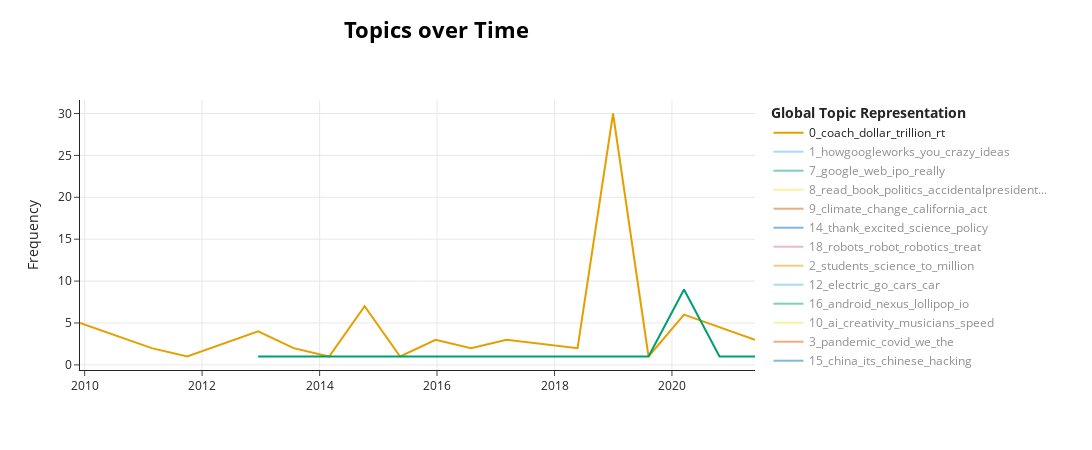

The notebook cell this image was saved under:
### Code cell
topic_model.visualize_topics_over_time(topics_over_time, top_n_topics=20)

### Figure 1 — Plotly figure (JSON) as saved in the notebook; plotly's stock layout.template omitted (floating-point values rounded to 4 significant figures)
{"data": [{"hoverinfo": "text", "hovertext": ["<b>Topic 0</b><br>Words: fareed, youtube, watch, zakaria, pelley", "<b>Topic 0</b><br>Words: hq, theaters, fan, fey, atgoogletalks", "<b>Topic 0</b><br>Words: barcelona, five, billion, talk, me", "<b>Topic 0</b><br>Words: pm, msnbc, tune, evening, newdigitalage", "<b>Topic 0</b><br>Words: popular, youtubers, invited, boot, funny", "<b>Topic 0</b><br>Words: artpop, ride, lookie, ball, vegas", "<b>Topic 0</b><br>Words: rt, exclamation, coach, next, every", "<b>Topic 0</b><br>Words: gracias, sneak, peek, inaugural, event", "<b>Topic 0</b><br>Words: gmt, mar, kst, livestream, pt", "<b>Topic 0</b><br>Words: underway, recap, gone, deepmind, took", "<b>Topic 0</b><br>Words: missions, megamovie, historical, voyager, laughter", "<b>Topic 0</b><br>Words: jeopardy, legend, april, eagle, written", "<b>Topic 0</b><br>Words: coach, dollar, trillion, trilliondollarcoach, bill", "<b>Topic 0</b><br>Words: rt, coach, dollar, trillion, trilliondollarcoach", "<b>Topic 0</b><br>Words: podcast, general, guest, reimagine, secretary", "<b>Topic 0</b><br>Words: campbell, bill, dollar, trillion, coach"], "marker": {"color": "#E69F00"}, "mode": "lines", "name": "0_coach_dollar_trillion_rt", "type": "scatter", "visible": true, "x": ["2009-12-02T19:29:09.968000+00:00", "2011-02-21T14:58:41.200000+00:00", "2011-09-30T07:45:22.800000+00:00", "2012-12-14T17:18:46+00:00", "2013-07-23T10:05:27.600000+00:00", "2014-03-01T02:52:09.200000+00:00", "2014-10-07T19:38:50.800000+00:00", "2015-05-16T12:25:32.400000+00:00", "2015-12-23T05:12:14+00:00", "2016-07-30T21:58:55.600000+00:00", "2017-03-08T14:45:37.200000+00:00", "2018-05-24T00:19:00.400000+00:00", "2018-12-30T17:05:42+00:00", "2019-08-08T09:52:23.600000+00:00", "2020-03-16T02:39:05.200000+00:00", "2021-05-31T12:12:28.400000+00:00"], "y": [5, 2, 1, 4, 2, 1, 7, 1, 3, 2, 3, 2, 30, 1, 6, 3]}, {"hoverinfo": "text", "hovertext": ["<b>Topic 1</b><br>Words: polishing, golden, triangle, technology, rt", "<b>Topic 1</b><br>Words: website, talks, solve, for, the", "<b>Topic 1</b><br>Words: howgoogleworks, you, rt, some, when", "<b>Topic 1</b><br>Words: howgoogleworks, crazy, you, your, ideas", "<b>Topic 1</b><br>Words: awesome, name, alphabet, think, is", "<b>Topic 1</b><br>Words: expression, series, seen, check, free", "<b>Topic 1</b><br>Words: picking, marbles, urn, parametic, hamburg", "<b>Topic 1</b><br>Words: howgoogleworks, chapter, independent, explains, alphabet", "<b>Topic 1</b><br>Words: lot, look, take, fun, one", "<b>Topic 1</b><br>Words: instead, independently, iterate, ideas, generate"], "marker": {"color": "#56B4E9"}, "mode": "lines", "name": "1_howgoogleworks_you_crazy_ideas", "type": "scatter", "visible": "legendonly", "x": ["2009-12-02T19:29:09.968000+00:00", "2011-09-30T07:45:22.800000+00:00", "2014-03-01T02:52:09.200000+00:00", "2014-10-07T19:38:50.800000+00:00", "2015-05-16T12:25:32.400000+00:00", "2015-12-23T05:12:14+00:00", "2016-07-30T21:58:55.600000+00:00", "2017-03-08T14:45:37.200000+00:00", "2020-03-16T02:39:05.200000+00:00", "2020-10-22T19:25:46.800000+00:00"], "y": [1, 1, 21, 20, 1, 1, 2, 8, 1, 1]}, {"hoverinfo": "text", "hovertext": ["<b>Topic 7</b><br>Words: google, search, really, tweets, integrate", "<b>Topic 7</b><br>Words: searched, director, google, zeitgeist, launch", "<b>Topic 7</b><br>Words: google, no, mena, charges, pipa", "<b>Topic 7</b><br>Words: google, run, government, called, user", "<b>Topic 7</b><br>Words: web, enabler, thai, ultimate, indexed", "<b>Topic 7</b><br>Words: create, googleforwork, explanation, wanted, single", "<b>Topic 7</b><br>Words: google, wrong, perks, knew, berlin", "<b>Topic 7</b><br>Words: pledging, actonclimate, why, google, here", "<b>Topic 7</b><br>Words: jigsawteam, expands, jigsaw, serve, become", "<b>Topic 7</b><br>Words: rose, soooo, charlie, predictions, view", "<b>Topic 7</b><br>Words: snap, ipo, model, each, since", "<b>Topic 7</b><br>Words: perfected, smug, assured, writes, minded"], "marker": {"color": "#009E73"}, "mode": "lines", "name": "7_google_web_ipo_really", "type": "scatter", "visible": "legendonly", "x": ["2009-12-02T19:29:09.968000+00:00", "2010-07-15T22:11:59.600000+00:00", "2011-09-30T07:45:22.800000+00:00", "2012-12-14T17:18:46+00:00", "2013-07-23T10:05:27.600000+00:00", "2014-03-01T02:52:09.200000+00:00", "2014-10-07T19:38:50.800000+00:00", "2015-05-16T12:25:32.400000+00:00", "2015-12-23T05:12:14+00:00", "2016-07-30T21:58:55.600000+00:00", "2017-03-08T14:45:37.200000+00:00", "2018-12-30T17:05:42+00:00"], "y": [4, 2, 3, 5, 1, 2, 4, 1, 1, 1, 2, 1]}, {"hoverinfo": "text", "hovertext": ["<b>Topic 8</b><br>Words: provocative, review, piece, another, national", "<b>Topic 8</b><br>Words: journal, wall, excerpting, annual, street", "<b>Topic 8</b><br>Words: drafts, handwriting, gettysburg, lincoln, exhibit", "<b>Topic 8</b><br>Words: dream, resonates, birth, replies, colin", "<b>Topic 8</b><br>Words: read, jane, isaac, asimov, boxed", "<b>Topic 8</b><br>Words: optimism, unity, peres, autobiography, blurb", "<b>Topic 8</b><br>Words: accidentalpresidents, book, his, politics, friend", "<b>Topic 8</b><br>Words: history, assassinations, conspiracies, unbelievable, accidentalpresidents", "<b>Topic 8</b><br>Words: read, book, must, politics, knowledgeable"], "marker": {"color": "#F0E442"}, "mode": "lines", "name": "8_read_book_politics_accidentalpresident...", "type": "scatter", "visible": "legendonly", "x": ["2009-12-02T19:29:09.968000+00:00", "2012-12-14T17:18:46+00:00", "2013-07-23T10:05:27.600000+00:00", "2014-10-07T19:38:50.800000+00:00", "2016-07-30T21:58:55.600000+00:00", "2017-03-08T14:45:37.200000+00:00", "2018-12-30T17:05:42+00:00", "2019-08-08T09:52:23.600000+00:00", "2020-03-16T02:39:05.200000+00:00"], "y": [1, 2, 1, 3, 4, 1, 4, 2, 4]}, {"hoverinfo": "text", "hovertext": ["<b>Topic 9</b><br>Words: risky, gulf, bad, disaster, managing", "<b>Topic 9</b><br>Words: destruction, possibility, serious, oceans, provide", "<b>Topic 9</b><br>Words: takes, avert, acting, house, climate", "<b>Topic 9</b><br>Words: climate, southern, cold, polar, scripps", "<b>Topic 9</b><br>Words: potentially, abrupt, unpredictable, irreversible, climate", "<b>Topic 9</b><br>Words: california, leading, climate, place, change", "<b>Topic 9</b><br>Words: climate, change, assessment, cop, agreement", "<b>Topic 9</b><br>Words: architects, flood, designing, proof, buildings", "<b>Topic 9</b><br>Words: climate, change, shot, misunderstand, act", "<b>Topic 9</b><br>Words: swim, oceans, rising, faster, fix", "<b>Topic 9</b><br>Words: climate, change, saves, act, now", "<b>Topic 9</b><br>Words: evidence, climate, change, harming, ocean"], "marker": {"color": "#D55E00"}, "mode": "lines", "name": "9_climate_change_california_act", "type": "scatter", "visible": "legendonly", "x": ["2009-12-02T19:29:09.968000+00:00", "2011-09-30T07:45:22.800000+00:00", "2012-12-14T17:18:46+00:00", "2013-07-23T10:05:27.600000+00:00", "2014-03-01T02:52:09.200000+00:00", "2014-10-07T19:38:50.800000+00:00", "2015-05-16T12:25:32.400000+00:00", "2016-07-30T21:58:55.600000+00:00", "2017-03-08T14:45:37.200000+00:00", "2017-10-15T07:32:18.800000+00:00", "2018-05-24T00:19:00.400000+00:00", "2018-12-30T17:05:42+00:00"], "y": [1, 1, 1, 2, 1, 1, 2, 1, 2, 1, 4, 3]}, {"hoverinfo": "text", "hovertext": ["<b>Topic 14</b><br>Words: academies, pcast, committee, presidents, national", "<b>Topic 14</b><br>Words: zurich, monday, munich, stepping, tues", "<b>Topic 14</b><br>Words: sundar, brilliance, ceo, vision, he", "<b>Topic 14</b><br>Words: mentor, deepest, instrumental, condolences, sad", "<b>Topic 14</b><br>Words: office, pharmacy, direct, doctor, family", "<b>Topic 14</b><br>Words: gen, fellows, scientific, advance, announce", "<b>Topic 14</b><br>Words: seven, achievements, philanthropy, dive, demis", "<b>Topic 14</b><br>Words: thank, policy, you, time, technology", "<b>Topic 14</b><br>Words: everything, your, intensity, friendship, brilliance", "<b>Topic 14</b><br>Words: cabinet, elevated, presidential, science, position"], "marker": {"color": "#0072B2"}, "mode": "lines", "name": "14_thank_excited_science_policy", "type": "scatter", "visible": "legendonly", "x": ["2009-12-02T19:29:09.968000+00:00", "2010-07-15T22:11:59.600000+00:00", "2015-05-16T12:25:32.400000+00:00", "2015-12-23T05:12:14+00:00", "2016-07-30T21:58:55.600000+00:00", "2017-03-08T14:45:37.200000+00:00", "2017-10-15T07:32:18.800000+00:00", "2018-12-30T17:05:42+00:00", "2019-08-08T09:52:23.600000+00:00", "2020-10-22T19:25:46.800000+00:00"], "y": [1, 1, 1, 1, 2, 1, 2, 4, 1, 1]}, {"hoverinfo": "text", "hovertext": ["<b>Topic 18</b><br>Words: motivation, absolutely, whiteboard, explained, youtube", "<b>Topic 18</b><br>Words: penn, demand, print, aims, robots", "<b>Topic 18</b><br>Words: soft, electronics, robot, completely, parts", "<b>Topic 18</b><br>Words: robots, robotics, robot, challenge, treat", "<b>Topic 18</b><br>Words: robot, scissors, weighs, rice, rock", "<b>Topic 18</b><br>Words: fear, robots, piece, mit, don", "<b>Topic 18</b><br>Words: robotic, surgery, dramatically, robotics, treat"], "marker": {"color": "#CC79A7"}, "mode": "lines", "name": "18_robots_robot_robotics_treat", "type": "scatter", "visible": "legendonly", "x": ["2009-12-02T19:29:09.968000+00:00", "2011-09-30T07:45:22.800000+00:00", "2016-07-30T21:58:55.600000+00:00", "2017-03-08T14:45:37.200000+00:00", "2017-10-15T07:32:18.800000+00:00", "2020-10-22T19:25:46.800000+00:00", "2021-05-31T12:12:28.400000+00:00"], "y": [1, 1, 1, 6, 2, 1, 1]}, {"hoverinfo": "text", "hovertext": ["<b>Topic 2</b><br>Words: fun, demos, mostly, process, place", "<b>Topic 2</b><br>Words: assessed, studied, course, completely, launches", "<b>Topic 2</b><br>Words: japan, science, tokyo, mini, curriculum", "<b>Topic 2</b><br>Words: non, shout, effort, madewithcode, amazed", "<b>Topic 2</b><br>Words: equipping, nygovcuomo, classrooms, revolution, speaking", "<b>Topic 2</b><br>Words: students, kids, million, prizes, science", "<b>Topic 2</b><br>Words: open, courses, bertelsmann, libraries, openness", "<b>Topic 2</b><br>Words: mit, underrepresented, udacity, innovator, hidden", "<b>Topic 2</b><br>Words: support, collaboratives, harnessing, uc, berkeley", "<b>Topic 2</b><br>Words: science, computer, life, join, reconstruction", "<b>Topic 2</b><br>Words: students, scholarships, prizes, up, million", "<b>Topic 2</b><br>Words: learn, science, to, data, classes", "<b>Topic 2</b><br>Words: tools, prize, engineering, competition, learning"], "marker": {"color": "#E69F00"}, "mode": "lines", "name": "2_students_science_to_million", "type": "scatter", "visible": "legendonly", "x": ["2010-07-15T22:11:59.600000+00:00", "2011-09-30T07:45:22.800000+00:00", "2013-07-23T10:05:27.600000+00:00", "2014-03-01T02:52:09.200000+00:00", "2014-10-07T19:38:50.800000+00:00", "2016-07-30T21:58:55.600000+00:00", "2017-03-08T14:45:37.200000+00:00", "2017-10-15T07:32:18.800000+00:00", "2018-05-24T00:19:00.400000+00:00", "2018-12-30T17:05:42+00:00", "2020-03-16T02:39:05.200000+00:00", "2020-10-22T19:25:46.800000+00:00", "2021-05-31T12:12:28.400000+00:00"], "y": [1, 1, 3, 2, 2, 7, 4, 3, 2, 4, 11, 4, 2]}, {"hoverinfo": "text", "hovertext": ["<b>Topic 12</b><br>Words: taxi, driver, cars, driving, note", "<b>Topic 12</b><br>Words: record, electric, car, driven, drayson", "<b>Topic 12</b><br>Words: go, want, cory, booker, african", "<b>Topic 12</b><br>Words: quieter, converting, greener, efficient, electric", "<b>Topic 12</b><br>Words: electric, gas, stations, battery, car", "<b>Topic 12</b><br>Words: electric, cars, battery, shaped, cells", "<b>Topic 12</b><br>Words: cars, hundreds, highway, wirelessly, rand"], "marker": {"color": "#56B4E9"}, "mode": "lines", "name": "12_electric_go_cars_car", "type": "scatter", "visible": "legendonly", "x": ["2010-07-15T22:11:59.600000+00:00", "2012-12-14T17:18:46+00:00", "2014-03-01T02:52:09.200000+00:00", "2014-10-07T19:38:50.800000+00:00", "2016-07-30T21:58:55.600000+00:00", "2017-03-08T14:45:37.200000+00:00", "2017-10-15T07:32:18.800000+00:00"], "y": [1, 2, 2, 1, 2, 6, 2]}, {"hoverinfo": "text", "hovertext": ["<b>Topic 16</b><br>Words: nexus, said, gingerbread, introducing, wouldn", "<b>Topic 16</b><br>Words: million, tablets, android, activations, phones", "<b>Topic 16</b><br>Words: android, keynote, plenty, activations, io", "<b>Topic 16</b><br>Words: android, io, affordable, smartphone, missed", "<b>Topic 16</b><br>Words: nexus, android, lollipop, player, everywhere", "<b>Topic 16</b><br>Words: android, choices, consumers, microsoft, samsung", "<b>Topic 16</b><br>Words: iphone, max, arm, pro, apple"], "marker": {"color": "#009E73"}, "mode": "lines", "name": "16_android_nexus_lollipop_io", "type": "scatter", "visible": "legendonly", "x": ["2010-07-15T22:11:59.600000+00:00", "2012-05-08T00:32:04.400000+00:00", "2012-12-14T17:18:46+00:00", "2014-03-01T02:52:09.200000+00:00", "2014-10-07T19:38:50.800000+00:00", "2017-03-08T14:45:37.200000+00:00", "2021-05-31T12:12:28.400000+00:00"], "y": [1, 1, 2, 2, 5, 2, 1]}, {"hoverinfo": "text", "hovertext": ["<b>Topic 10</b><br>Words: shifted, augmenting, concentrate, replacing, modern", "<b>Topic 10</b><br>Words: beginning, deal, age, big, its", "<b>Topic 10</b><br>Words: celebrates, duet, musicians, plays, creativity", "<b>Topic 10</b><br>Words: ai, creativity, smart, can, musicians", "<b>Topic 10</b><br>Words: abilities, reshape, ai, speed, writing", "<b>Topic 10</b><br>Words: carefully, applied, principles, problems, which", "<b>Topic 10</b><br>Words: report, visualizes, tracks, aiindex, conversations"], "marker": {"color": "#F0E442"}, "mode": "lines", "name": "10_ai_creativity_musicians_speed", "type": "scatter", "visible": "legendonly", "x": ["2011-02-21T14:58:41.200000+00:00", "2015-05-16T12:25:32.400000+00:00", "2016-07-30T21:58:55.600000+00:00", "2017-03-08T14:45:37.200000+00:00", "2017-10-15T07:32:18.800000+00:00", "2018-05-24T00:19:00.400000+00:00", "2019-08-08T09:52:23.600000+00:00"], "y": [1, 1, 1, 10, 2, 1, 1]}, {"hoverinfo": "text", "hovertext": ["<b>Topic 3</b><br>Words: ms, closer, gets, world, the", "<b>Topic 3</b><br>Words: rees, existence, sustained, martin, sir", "<b>Topic 3</b><br>Words: seems, madiba, mandela, nelson, awe", "<b>Topic 3</b><br>Words: worldviews, zika, dengue, mosquitoes, humboldt", "<b>Topic 3</b><br>Words: embraceambition, pledge, girls, empower, women", "<b>Topic 3</b><br>Words: microbiome, vast, dizzyingly, frontier, new", "<b>Topic 3</b><br>Words: due, aware, britain, systemic, miliband", "<b>Topic 3</b><br>Words: pandemic, we, the, covid, coronavirus", "<b>Topic 3</b><br>Words: covid, pandemic, testing, broad, lessons", "<b>Topic 3</b><br>Words: interdisciplinary, buildbackbetter, sectors, commit, respond"], "marker": {"color": "#D55E00"}, "mode": "lines", "name": "3_pandemic_covid_we_the", "type": "scatter", "visible": "legendonly", "x": ["2011-09-30T07:45:22.800000+00:00", "2012-12-14T17:18:46+00:00", "2013-07-23T10:05:27.600000+00:00", "2016-07-30T21:58:55.600000+00:00", "2017-03-08T14:45:37.200000+00:00", "2017-10-15T07:32:18.800000+00:00", "2019-08-08T09:52:23.600000+00:00", "2020-03-16T02:39:05.200000+00:00", "2020-10-22T19:25:46.800000+00:00", "2021-05-31T12:12:28.400000+00:00"], "y": [1, 1, 1, 2, 1, 1, 2, 25, 4, 1]}, {"hoverinfo": "text", "hovertext": ["<b>Topic 15</b><br>Words: interest, high, china, nyt, piece", "<b>Topic 15</b><br>Words: hacking, chinese, activiities, firms, summary", "<b>Topic 15</b><br>Words: hong, invested, kong, entrepreneurs, invest", "<b>Topic 15</b><br>Words: china, spending, its, chinese, united", "<b>Topic 15</b><br>Words: china, argument, ruling, meteorically, rivalry", "<b>Topic 15</b><br>Words: china, ahead, us, rival, emergency", "<b>Topic 15</b><br>Words: catching, soon, china, very, up"], "marker": {"color": "#0072B2"}, "mode": "lines", "name": "15_china_its_chinese_hacking", "type": "scatter", "visible": "legendonly", "x": ["2011-09-30T07:45:22.800000+00:00", "2012-12-14T17:18:46+00:00", "2013-07-23T10:05:27.600000+00:00", "2019-08-08T09:52:23.600000+00:00", "2020-03-16T02:39:05.200000+00:00", "2020-10-22T19:25:46.800000+00:00", "2021-05-31T12:12:28.400000+00:00"], "y": [1, 2, 1, 6, 2, 2, 1]}, {"hoverinfo": "text", "hovertext": ["<b>Topic 4</b><br>Words: spectrum, model, amp, old, newdigitalage", "<b>Topic 4</b><br>Words: amp, eyes, rhino, earthday, protection", "<b>Topic 4</b><br>Words: amp, greatest, nestthermostat, subtle, nestprotect", "<b>Topic 4</b><br>Words: amp, send, receive, sr, counselor", "<b>Topic 4</b><br>Words: network, you, worklife, allocation, amp", "<b>Topic 4</b><br>Words: amp, tech, extinction, conxtechprize, contribute", "<b>Topic 4</b><br>Words: amp, generation, coach, xprize, purpose", "<b>Topic 4</b><br>Words: advantages, upon, gilman, louie, amp", "<b>Topic 4</b><br>Words: amp, program, generation, launching, global", "<b>Topic 4</b><br>Words: amp, synthetic, incubators, related, aiming"], "marker": {"color": "#CC79A7"}, "mode": "lines", "name": "4_amp_tech_generation_to", "type": "scatter", "visible": "legendonly", "x": ["2012-12-14T17:18:46+00:00", "2014-03-01T02:52:09.200000+00:00", "2014-10-07T19:38:50.800000+00:00", "2016-07-30T21:58:55.600000+00:00", "2017-10-15T07:32:18.800000+00:00", "2018-05-24T00:19:00.400000+00:00", "2018-12-30T17:05:42+00:00", "2020-03-16T02:39:05.200000+00:00", "2020-10-22T19:25:46.800000+00:00", "2021-05-31T12:12:28.400000+00:00"], "y": [4, 4, 5, 2, 2, 1, 4, 2, 5, 1]}, {"hoverinfo": "text", "hovertext": ["<b>Topic 11</b><br>Words: communal, delivery, pizza, hunger, printers", "<b>Topic 11</b><br>Words: mars, water, clean, could, food", "<b>Topic 11</b><br>Words: plastic, could, scarce, any, neptune", "<b>Topic 11</b><br>Words: titanium, oddball, reduces, gases, greenhouse", "<b>Topic 11</b><br>Words: shape, culkin, thereafter, john, tools"], "marker": {"color": "#E69F00"}, "mode": "lines", "name": "11_could_water_tools_plastic", "type": "scatter", "visible": "legendonly", "x": ["2012-12-14T17:18:46+00:00", "2016-07-30T21:58:55.600000+00:00", "2017-03-08T14:45:37.200000+00:00", "2017-10-15T07:32:18.800000+00:00", "2021-05-31T12:12:28.400000+00:00"], "y": [2, 6, 6, 2, 1]}, {"hoverinfo": "text", "hovertext": ["<b>Topic 13</b><br>Words: promotes, ethos, oped, takers, wapo", "<b>Topic 13</b><br>Words: helping, ecosystems, diversify, usa, scene", "<b>Topic 13</b><br>Words: season, masters, scaling, entrepreneurship, scale", "<b>Topic 13</b><br>Words: ecosystems, league, entrepreneurship, across, country", "<b>Topic 13</b><br>Words: celebrate, strengthen, networks, aim, winning", "<b>Topic 13</b><br>Words: scale, commitment, rise, talent, initiatives", "<b>Topic 13</b><br>Words: chain, supply, survival, practical, link", "<b>Topic 13</b><br>Words: unsupported, otherwise, olds, harness, talents"], "marker": {"color": "#56B4E9"}, "mode": "lines", "name": "13_entrepreneurship_across_ecosystems_sc...", "type": "scatter", "visible": "legendonly", "x": ["2012-12-14T17:18:46+00:00", "2017-03-08T14:45:37.200000+00:00", "2017-10-15T07:32:18.800000+00:00", "2018-05-24T00:19:00.400000+00:00", "2018-12-30T17:05:42+00:00", "2019-08-08T09:52:23.600000+00:00", "2020-03-16T02:39:05.200000+00:00", "2020-10-22T19:25:46.800000+00:00"], "y": [2, 4, 1, 4, 1, 2, 1, 1]}, {"hoverinfo": "text", "hovertext": ["<b>Topic 17</b><br>Words: npr, considered, things, all, nscai", "<b>Topic 17</b><br>Words: rapidfire, seconds, everything, schmidt, eric", "<b>Topic 17</b><br>Words: registration, nscai, november, questions, submit", "<b>Topic 17</b><br>Words: nscai, discusses, recommendations, commissioner, congress", "<b>Topic 17</b><br>Words: nscai, calendars, registration, agenda, details", "<b>Topic 17</b><br>Words: promises, warfare, perils, profound, podcast"], "marker": {"color": "#009E73"}, "mode": "lines", "name": "17_nscai_discusses_recommendations_commi...", "type": "scatter", "visible": true, "x": ["2012-12-14T17:18:46+00:00", "2014-03-01T02:52:09.200000+00:00", "2019-08-08T09:52:23.600000+00:00", "2020-03-16T02:39:05.200000+00:00", "2020-10-22T19:25:46.800000+00:00", "2021-05-31T12:12:28.400000+00:00"], "y": [1, 1, 1, 9, 1, 1]}, {"hoverinfo": "text", "hovertext": ["<b>Topic 19</b><br>Words: request, security, national, requests, principle", "<b>Topic 19</b><br>Words: nsa, warrant, government, surveillance, exhaustive", "<b>Topic 19</b><br>Words: revelations, advisors, usafreedomact, snowden, privacy", "<b>Topic 19</b><br>Words: key, break, governments, doors, crypto", "<b>Topic 19</b><br>Words: cybersecurity, cyber, shore, stealth, physical", "<b>Topic 19</b><br>Words: shield, expansion, defenses, political, institutions", "<b>Topic 19</b><br>Words: cybersecurity, privacy, digital, innovation, and"], "marker": {"color": "#F0E442"}, "mode": "lines", "name": "19_key_government_request_cybersecurity", "type": "scatter", "visible": "legendonly", "x": ["2012-12-14T17:18:46+00:00", "2013-07-23T10:05:27.600000+00:00", "2014-03-01T02:52:09.200000+00:00", "2015-05-16T12:25:32.400000+00:00", "2017-03-08T14:45:37.200000+00:00", "2017-10-15T07:32:18.800000+00:00", "2020-03-16T02:39:05.200000+00:00"], "y": [3, 3, 2, 1, 2, 1, 1]}, {"hoverinfo": "text", "hovertext": ["<b>Topic 5</b><br>Words: learning, machine, hood, montreal, gives", "<b>Topic 5</b><br>Words: machine, learning, some, businesses, automl", "<b>Topic 5</b><br>Words: automl, machine, learning, tons, putting", "<b>Topic 5</b><br>Words: learning, deep, domains, survey, methods"], "marker": {"color": "#D55E00"}, "mode": "lines", "name": "5_learning_machine_automl_hood", "type": "scatter", "visible": "legendonly", "x": ["2016-07-30T21:58:55.600000+00:00", "2017-03-08T14:45:37.200000+00:00", "2017-10-15T07:32:18.800000+00:00", "2020-03-16T02:39:05.200000+00:00"], "y": [15, 11, 3, 1]}, {"hoverinfo": "text", "hovertext": ["<b>Topic 6</b><br>Words: seriously, cool, please, help, ", "<b>Topic 6</b><br>Words: seriously, cool, please, help, ", "<b>Topic 6</b><br>Words: please, help, seriously, cool, ", "<b>Topic 6</b><br>Words: seriously, cool, please, help, ", "<b>Topic 6</b><br>Words: seriously, cool, please, help, ", "<b>Topic 6</b><br>Words: seriously, cool, please, help, ", "<b>Topic 6</b><br>Words: seriously, cool, please, help, "], "marker": {"color": "#0072B2"}, "mode": "lines", "name": "6_seriously_cool_please_help", "type": "scatter", "visible": "legendonly", "x": ["2016-07-30T21:58:55.600000+00:00", "2017-10-15T07:32:18.800000+00:00", "2018-12-30T17:05:42+00:00", "2019-08-08T09:52:23.600000+00:00", "2020-03-16T02:39:05.200000+00:00", "2020-10-22T19:25:46.800000+00:00", "2021-05-31T12:12:28.400000+00:00"], "y": [1, 1, 4, 5, 11, 4, 1]}], "layout": {"height": 450, "hoverlabel": {"bgcolor": "white", "font": {"family": "Rockwell", "size": 16}}, "legend": {"title": {"text": "<b>Global Topic Representation"}}, "title": {"font": {"color": "Black", "size": 22}, "text": "<b>Topics over Time", "x": 0.4, "xanchor": "center", "y": 0.95, "yanchor": "top"}, "width": 1250, "xaxis": {"autorange": true, "range": ["2009-12-02 19:29:09.968", "2021-05-31 12:12:28.4"], "showgrid": true, "type": "date"}, "yaxis": {"autorange": true, "range": [-0.6111, 31.61], "showgrid": true, "title": {"text": "Frequency"}, "type": "linear"}}}
